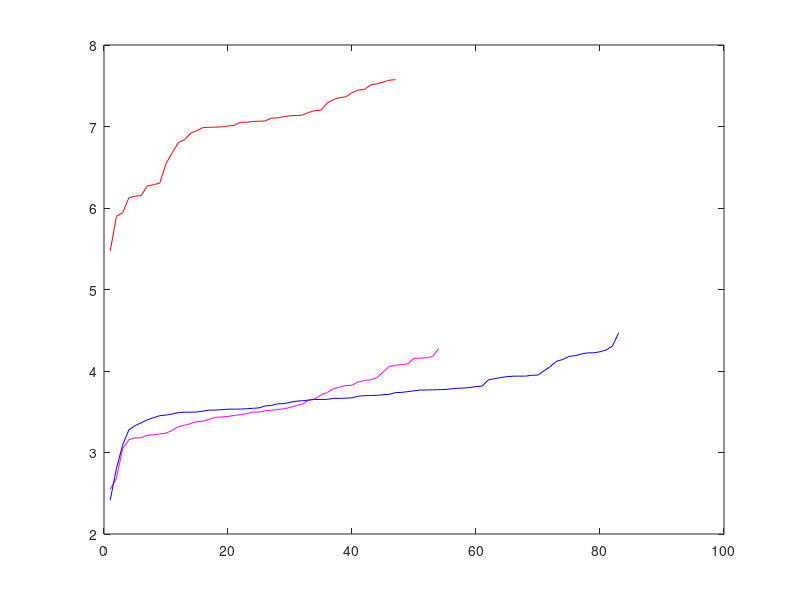

Reproduce this figure in MATLAB.
% e3d.m

E1 = [5.472165420912378,5.89673843845642,5.942419595627858,6.122469786078567,6.1452463623536975,6.153159337954719,6.26929224053188,6.286342826410929,6.3060500145396015,6.543051172873328,6.676905833453598,6.803409945739929,6.8389996882583075,6.918307050508485,6.950045891997793,6.98784599186518,6.989856039140608,6.992355757231447,6.995154820457655,7.0066108264404985,7.014228531734695,7.051310031640068,7.052629047078053,7.061914754582118,7.065019017133139,7.06768042026428,7.1038554502299744,7.106004406479319,7.120192429944426,7.131375346013605,7.134525417722118,7.140394853168747,7.172691647556028,7.193870386720022,7.2010105751611535,7.2892717772720514,7.329053168057759,7.353988002568272,7.364213391679671,7.414882394852006,7.447430013897891,7.453017489437596,7.51137652490059,7.524473452393892,7.543836261844858,7.568448260738734,7.574475873122028];

E2 = [2.5485262062466734,2.6822789259588573,3.044668357957198,3.1560728277311196,3.1797581334202163,3.1806957519276184,3.2119772055002334,3.216668155664512,3.228062780545109,3.2367990917370477,3.272278222827838,3.3151925824535717,3.334982673594367,3.355183204069002,3.380704061315502,3.3850029834151685,3.4073502768539963,3.4318102714162158,3.43637481375432,3.4422760800541887,3.455561036375199,3.462516866893521,3.4766741595529576,3.494627188377873,3.4969499504199373,3.5127421324026566,3.5186157314888535,3.529022512812556,3.5361629089027398,3.552867709574755,3.5735236594146143,3.5956034708287956,3.6408887177316367,3.6580405799981355,3.7050498875733795,3.736799638445344,3.7817847564033933,3.80186662263941,3.8215717293627436,3.8252432079568988,3.865558846531643,3.882842011921588,3.891997926752136,3.9172637548403055,3.983711928912688,4.055441320104423,4.069703696443232,4.077905105899075,4.088106196220352,4.155887795986767,4.157211944043261,4.161829833367393,4.177493740219079,4.275097930670716];

E3 = [2.414303268227437,2.802795384470353,3.089922434565129,3.2767679932046465,3.3294370907315507,3.364767766805623,3.401033146335699,3.4279864206406567,3.452138490654214,3.4596698959556194,3.4728881013548087,3.490231256515884,3.4942653801444217,3.4943332351351906,3.4975715043298954,3.5076944823092826,3.520547859890776,3.520960935880079,3.5261408759011004,3.5318127825649523,3.531817218118915,3.533411887998202,3.5368920522669183,3.5425620745867983,3.5476870820589066,3.571751218210978,3.577318657701883,3.5975428424711926,3.599626245900123,3.616323884025172,3.6295878632906096,3.6351506239698,3.6437857044140665,3.6508944604480265,3.651153717101004,3.6523818022654546,3.664120296407152,3.6642809392294695,3.6671427171432507,3.670378768964027,3.690847674839473,3.697468950934562,3.7000793584353247,3.7012904485387135,3.7086438230070526,3.7133784892000428,3.7351852706539876,3.737183619626384,3.747449666358974,3.7567161507731943,3.7663299826953365,3.7670211223082317,3.7687145475364097,3.771300308108857,3.773225086903919,3.781321093971913,3.7876658318824394,3.790885855795775,3.7971383440932653,3.809097662432997,3.8150579934444813,3.8914913005714324,3.905834001634866,3.920407764498753,3.930705599643203,3.936457923947197,3.9371382574848712,3.9373855678110137,3.947285869535002,3.949769491857756,4.003704950973492,4.05623109848706,4.118962017285376,4.141733713233603,4.178547473034035,4.1884879316116885,4.20870796898997,4.2224360202589235,4.222904385363375,4.236660422555058,4.258020022616272,4.30511533167835,4.466538758691585];

E4 = [2.6863974024299675,2.8078177901333086,2.820738911762224,2.8714069092779595,2.960492961032905,2.971306687853624,2.9827538183188738,3.0122136890727105,3.0155997031115986,3.0612224511689297,3.0616668722208136,3.0762895733024482,3.1136245702270218,3.1183302185453172,3.1380556358864258,3.1899277328593354,3.2551671924077406,3.28996201448523,3.340273477684664,3.354423462610282,3.393405235993322,3.41062862657225,3.4446429881096097,3.4656604664005646,3.4786349783896244,3.48002341480662,3.4817634250440905,3.48220048798253,3.4911202831317008,3.4920882608838157,3.492756264880336,3.4934267066390645,3.5087724702886125,3.5135185328149463,3.5181465556435527,3.5362037964857613,3.5377256022218675,3.539196172130842,3.5399709596513027,3.5426443762373125,3.55092403586356,3.5523349194031084,3.554353273873808,3.556293676040251,3.558287969269088,3.559162176828977,3.562383000919001,3.5640893369376667,3.5647440810374924,3.5666197513624054,3.5709331985041284,3.5724711971338596,3.5732521965276356,3.580925663769119,3.5836666700784106,3.594377187991671,3.5949606900009297,3.5953093704383825,3.5979782647021126,3.6005014689555144,3.6063371039414767,3.6070720567745993,3.613447736650291,3.6165330470293973,3.6201257828380067,3.6254032389641364,3.627897504250592,3.6295452996212463,3.638776427172535,3.648235936278966,3.6527812616849884,3.6612616117730457,3.6613767087077025,3.6800946730316335,3.70309940327173,3.7045673556149032,3.7075504804338024,3.721663007963225,3.726287242288505,3.727339425798128,3.749883672438979,3.7549313615815083,3.761603541034778,3.7994151259871423,3.8024080866471306,3.819014065565856,3.831258763453481,3.877760955592962,3.8899646321857024];


hold off;
plot( E1, 'r-' );
hold on;
plot( E2, 'm-' );
plot( E3, 'b-' );
%plot( E4, 'g-' );
%plot( E5, 'k-' );



